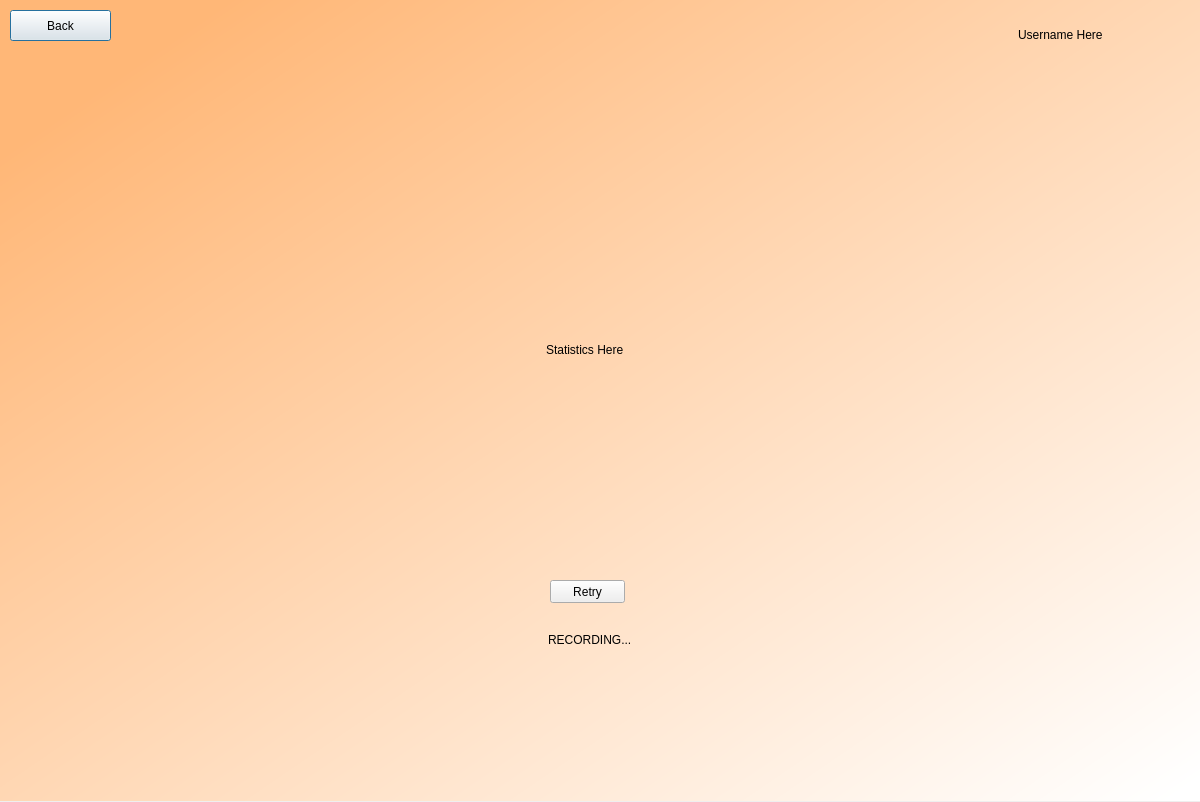
<?xml version="1.0" encoding="UTF-8"?>
<ui version="4.0">
 <class>Dialog</class>
 <widget class="QDialog" name="Dialog">
  <property name="geometry">
   <rect>
    <x>0</x>
    <y>0</y>
    <width>1200</width>
    <height>802</height>
   </rect>
  </property>
  <property name="windowTitle">
   <string>Dialog</string>
  </property>
  <widget class="QWidget" name="bgwidget" native="true">
   <property name="geometry">
    <rect>
     <x>0</x>
     <y>0</y>
     <width>1201</width>
     <height>801</height>
    </rect>
   </property>
   <property name="styleSheet">
    <string notr="true">QWidget#bgwidget{
background-color:qlineargradient(spread:pad, x1:0.091, y1:0.101636, x2:0.991379, y2:0.977, stop:0 rgb(255, 183, 119), stop:1 rgba(255, 255, 255, 255));}</string>
   </property>
   <widget class="QLabel" name="errorMsg">
    <property name="geometry">
     <rect>
      <x>440</x>
      <y>450</y>
      <width>341</width>
      <height>16</height>
     </rect>
    </property>
    <property name="styleSheet">
     <string notr="true">font: 12pt &quot;DengXian&quot;; color :red;</string>
    </property>
    <property name="text">
     <string/>
    </property>
   </widget>
   <widget class="QWidget" name="verticalLayoutWidget">
    <property name="geometry">
     <rect>
      <x>210</x>
      <y>190</y>
      <width>751</width>
      <height>321</height>
     </rect>
    </property>
    <layout class="QVBoxLayout" name="verticalLayout">
     <item alignment="Qt::AlignHCenter|Qt::AlignVCenter">
      <widget class="QLabel" name="stats">
       <property name="styleSheet">
        <string notr="true">font: 36pt &quot;DengXian&quot;; color: rgb(0, 0, 0)</string>
       </property>
       <property name="text">
        <string>Statistics Here</string>
       </property>
      </widget>
     </item>
    </layout>
   </widget>
   <widget class="QWidget" name="verticalLayoutWidget_2">
    <property name="geometry">
     <rect>
      <x>940</x>
      <y>10</y>
      <width>241</width>
      <height>51</height>
     </rect>
    </property>
    <layout class="QVBoxLayout" name="verticalLayout_2">
     <item alignment="Qt::AlignHCenter|Qt::AlignVCenter">
      <widget class="QLabel" name="profile">
       <property name="styleSheet">
        <string notr="true">font: 18pt &quot;DengXian&quot;; color: rgb(0, 0, 0)</string>
       </property>
       <property name="text">
        <string>Username Here</string>
       </property>
      </widget>
     </item>
    </layout>
   </widget>
   <widget class="QWidget" name="verticalLayoutWidget_3">
    <property name="geometry">
     <rect>
      <x>480</x>
      <y>620</y>
      <width>221</width>
      <height>41</height>
     </rect>
    </property>
    <layout class="QVBoxLayout" name="verticalLayout_3">
     <item alignment="Qt::AlignHCenter|Qt::AlignVCenter">
      <widget class="QLabel" name="warn">
       <property name="styleSheet">
        <string notr="true">font: 14pt &quot;DengXian&quot;;</string>
       </property>
       <property name="text">
        <string>RECORDING...</string>
       </property>
      </widget>
     </item>
    </layout>
   </widget>
   <widget class="QPushButton" name="backButton">
    <property name="geometry">
     <rect>
      <x>10</x>
      <y>10</y>
      <width>101</width>
      <height>31</height>
     </rect>
    </property>
    <property name="styleSheet">
     <string notr="true">font: 12pt &quot;DengXian&quot;;</string>
    </property>
    <property name="text">
     <string>Back</string>
    </property>
   </widget>
   <widget class="QPushButton" name="next">
    <property name="geometry">
     <rect>
      <x>550</x>
      <y>580</y>
      <width>75</width>
      <height>23</height>
     </rect>
    </property>
    <property name="text">
     <string>Retry</string>
    </property>
   </widget>
  </widget>
 </widget>
 <resources/>
 <connections/>
</ui>
